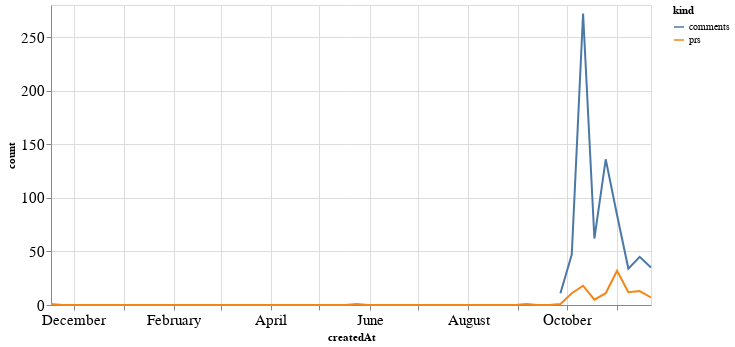

Source (notebook cell):
### Code cell
alt.Chart(total_time, width=600).mark_line().encode(
    x='createdAt',
    y='count',
    color='kind'
)

### Figure 1 — Vega-Lite specification as saved in the notebook (floating-point values rounded to 4 significant figures)
{"config": {"axisLeft": {"labelFontSize": 15}, "axisBottom": {"labelFontSize": 15}}, "data": {"name": "data-5b37790df594df29ae04b469508096a6"}, "mark": "line", "encoding": {"color": {"type": "nominal", "field": "kind"}, "x": {"type": "temporal", "field": "createdAt"}, "y": {"type": "quantitative", "field": "count"}}, "width": 600, "$schema": "https://vega.github.io/schema/vega-lite/v4.8.1.json", "datasets": {"data-5b37790df594df29ae04b469508096a6": [{"createdAt": "2019-11-17T00:00:00", "kind": "prs", "count": 1.0}, {"createdAt": "2019-11-24T00:00:00", "kind": "prs", "count": 0.0}, {"createdAt": "2019-12-01T00:00:00", "kind": "prs", "count": 0.0}, {"createdAt": "2019-12-08T00:00:00", "kind": "prs", "count": 0.0}, {"createdAt": "2019-12-15T00:00:00", "kind": "prs", "count": 0.0}, {"createdAt": "2019-12-22T00:00:00", "kind": "prs", "count": 0.0}, {"createdAt": "2019-12-29T00:00:00", "kind": "prs", "count": 0.0}, {"createdAt": "2020-01-05T00:00:00", "kind": "prs", "count": 0.0}, {"createdAt": "2020-01-12T00:00:00", "kind": "prs", "count": 0.0}, {"createdAt": "2020-01-19T00:00:00", "kind": "prs", "count": 0.0}, {"createdAt": "2020-01-26T00:00:00", "kind": "prs", "count": 0.0}, {"createdAt": "2020-02-02T00:00:00", "kind": "prs", "count": 0.0}, {"createdAt": "2020-02-09T00:00:00", "kind": "prs", "count": 0.0}, {"createdAt": "2020-02-16T00:00:00", "kind": "prs", "count": 0.0}, {"createdAt": "2020-02-23T00:00:00", "kind": "prs", "count": 0.0}, {"createdAt": "2020-03-01T00:00:00", "kind": "prs", "count": 0.0}, {"createdAt": "2020-03-08T00:00:00", "kind": "prs", "count": 0.0}, {"createdAt": "2020-03-15T00:00:00", "kind": "prs", "count": 0.0}, {"createdAt": "2020-03-22T00:00:00", "kind": "prs", "count": 0.0}, {"createdAt": "2020-03-29T00:00:00", "kind": "prs", "count": 0.0}, {"createdAt": "2020-04-05T00:00:00", "kind": "prs", "count": 0.0}, {"createdAt": "2020-04-12T00:00:00", "kind": "prs", "count": 0.0}, {"createdAt": "2020-04-19T00:00:00", "kind": "prs", "count": 0.0}, {"createdAt": "2020-04-26T00:00:00", "kind": "prs", "count": 0.0}, {"createdAt": "2020-05-03T00:00:00", "kind": "prs", "count": 0.0}, {"createdAt": "2020-05-10T00:00:00", "kind": "prs", "count": 0.0}, {"createdAt": "2020-05-17T00:00:00", "kind": "prs", "count": 0.0}, {"createdAt": "2020-05-24T00:00:00", "kind": "prs", "count": 1.0}, {"createdAt": "2020-05-31T00:00:00", "kind": "prs", "count": 0.0}, {"createdAt": "2020-06-07T00:00:00", "kind": "prs", "count": 0.0}, {"createdAt": "2020-06-14T00:00:00", "kind": "prs", "count": 0.0}, {"createdAt": "2020-06-21T00:00:00", "kind": "prs", "count": 0.0}, {"createdAt": "2020-06-28T00:00:00", "kind": "prs", "count": 0.0}, {"createdAt": "2020-07-05T00:00:00", "kind": "prs", "count": 0.0}, {"createdAt": "2020-07-12T00:00:00", "kind": "prs", "count": 0.0}, {"createdAt": "2020-07-19T00:00:00", "kind": "prs", "count": 0.0}, {"createdAt": "2020-07-26T00:00:00", "kind": "prs", "count": 0.0}, {"createdAt": "2020-08-02T00:00:00", "kind": "prs", "count": 0.0}, {"createdAt": "2020-08-09T00:00:00", "kind": "prs", "count": 0.0}, {"createdAt": "2020-08-16T00:00:00", "kind": "prs", "count": 0.0}, {"createdAt": "2020-08-23T00:00:00", "kind": "prs", "count": 0.0}, {"createdAt": "2020-08-30T00:00:00", "kind": "prs", "count": 0.0}, {"createdAt": "2020-09-06T00:00:00", "kind": "prs", "count": 1.0}, {"createdAt": "2020-09-13T00:00:00", "kind": "prs", "count": 0.0}, {"createdAt": "2020-09-20T00:00:00", "kind": "prs", "count": 0.0}, {"createdAt": "2020-09-27T00:00:00", "kind": "prs", "count": 1.0}, {"createdAt": "2020-10-04T00:00:00", "kind": "prs", "count": 11.0}, {"createdAt": "2020-10-11T00:00:00", "kind": "prs", "count": 18.0}, {"createdAt": "2020-10-18T00:00:00", "kind": "prs", "count": 5.0}, {"createdAt": "2020-10-25T00:00:00", "kind": "prs", "count": 11.0}, {"createdAt": "2020-11-01T00:00:00", "kind": "prs", "count": 32.0}, {"createdAt": "2020-11-08T00:00:00", "kind": "prs", "count": 12.0}, {"createdAt": "2020-11-15T00:00:00", "kind": "prs", "count": 13.0}, {"createdAt": "2020-11-22T00:00:00", "kind": "prs", "count": 7.0}, {"createdAt": "2019-11-17T00:00:00", "kind": "comments", "count": null}, {"createdAt": "2019-11-24T00:00:00", "kind": "comments", "count": null}, {"createdAt": "2019-12-01T00:00:00", "kind": "comments", "count": null}, {"createdAt": "2019-12-08T00:00:00", "kind": "comments", "count": null}, {"createdAt": "2019-12-15T00:00:00", "kind": "comments", "count": null}, {"createdAt": "2019-12-22T00:00:00", "kind": "comments", "count": null}, {"createdAt": "2019-12-29T00:00:00", "kind": "comments", "count": null}, {"createdAt": "2020-01-05T00:00:00", "kind": "comments", "count": null}, {"createdAt": "2020-01-12T00:00:00", "kind": "comments", "count": null}, {"createdAt": "2020-01-19T00:00:00", "kind": "comments", "count": null}, {"createdAt": "2020-01-26T00:00:00", "kind": "comments", "count": null}, {"createdAt": "2020-02-02T00:00:00", "kind": "comments", "count": null}, {"createdAt": "2020-02-09T00:00:00", "kind": "comments", "count": null}, {"createdAt": "2020-02-16T00:00:00", "kind": "comments", "count": null}, {"createdAt": "2020-02-23T00:00:00", "kind": "comments", "count": null}, {"createdAt": "2020-03-01T00:00:00", "kind": "comments", "count": null}, {"createdAt": "2020-03-08T00:00:00", "kind": "comments", "count": null}, {"createdAt": "2020-03-15T00:00:00", "kind": "comments", "count": null}, {"createdAt": "2020-03-22T00:00:00", "kind": "comments", "count": null}, {"createdAt": "2020-03-29T00:00:00", "kind": "comments", "count": null}, {"createdAt": "2020-04-05T00:00:00", "kind": "comments", "count": null}, {"createdAt": "2020-04-12T00:00:00", "kind": "comments", "count": null}, {"createdAt": "2020-04-19T00:00:00", "kind": "comments", "count": null}, {"createdAt": "2020-04-26T00:00:00", "kind": "comments", "count": null}, {"createdAt": "2020-05-03T00:00:00", "kind": "comments", "count": null}, {"createdAt": "2020-05-10T00:00:00", "kind": "comments", "count": null}, {"createdAt": "2020-05-17T00:00:00", "kind": "comments", "count": null}, {"createdAt": "2020-05-24T00:00:00", "kind": "comments", "count": null}, {"createdAt": "2020-05-31T00:00:00", "kind": "comments", "count": null}, {"createdAt": "2020-06-07T00:00:00", "kind": "comments", "count": null}, {"createdAt": "2020-06-14T00:00:00", "kind": "comments", "count": null}, {"createdAt": "2020-06-21T00:00:00", "kind": "comments", "count": null}, {"createdAt": "2020-06-28T00:00:00", "kind": "comments", "count": null}, {"createdAt": "2020-07-05T00:00:00", "kind": "comments", "count": null}, {"createdAt": "2020-07-12T00:00:00", "kind": "comments", "count": null}, {"createdAt": "2020-07-19T00:00:00", "kind": "comments", "count": null}, {"createdAt": "2020-07-26T00:00:00", "kind": "comments", "count": null}, {"createdAt": "2020-08-02T00:00:00", "kind": "comments", "count": null}, {"createdAt": "2020-08-09T00:00:00", "kind": "comments", "count": null}, {"createdAt": "2020-08-16T00:00:00", "kind": "comments", "count": null}, {"createdAt": "2020-08-23T00:00:00", "kind": "comments", "count": null}, {"createdAt": "2020-08-30T00:00:00", "kind": "comments", "count": null}, {"createdAt": "2020-09-06T00:00:00", "kind": "comments", "count": null}, {"createdAt": "2020-09-13T00:00:00", "kind": "comments", "count": null}, {"createdAt": "2020-09-20T00:00:00", "kind": "comments", "count": null}, {"createdAt": "2020-09-27T00:00:00", "kind": "comments", "count": 11.0}, {"createdAt": "2020-10-04T00:00:00", "kind": "comments", "count": 47.0}, {"createdAt": "2020-10-11T00:00:00", "kind": "comments", "count": 272.0}, {"createdAt": "2020-10-18T00:00:00", "kind": "comments", "count": 62.0}, {"createdAt": "2020-10-25T00:00:00", "kind": "comments", "count": 136.0}, {"createdAt": "2020-11-01T00:00:00", "kind": "comments", "count": 84.0}, {"createdAt": "2020-11-08T00:00:00", "kind": "comments", "count": 34.0}, {"createdAt": "2020-11-15T00:00:00", "kind": "comments", "count": 45.0}, {"createdAt": "2020-11-22T00:00:00", "kind": "comments", "count": 35.0}]}}
